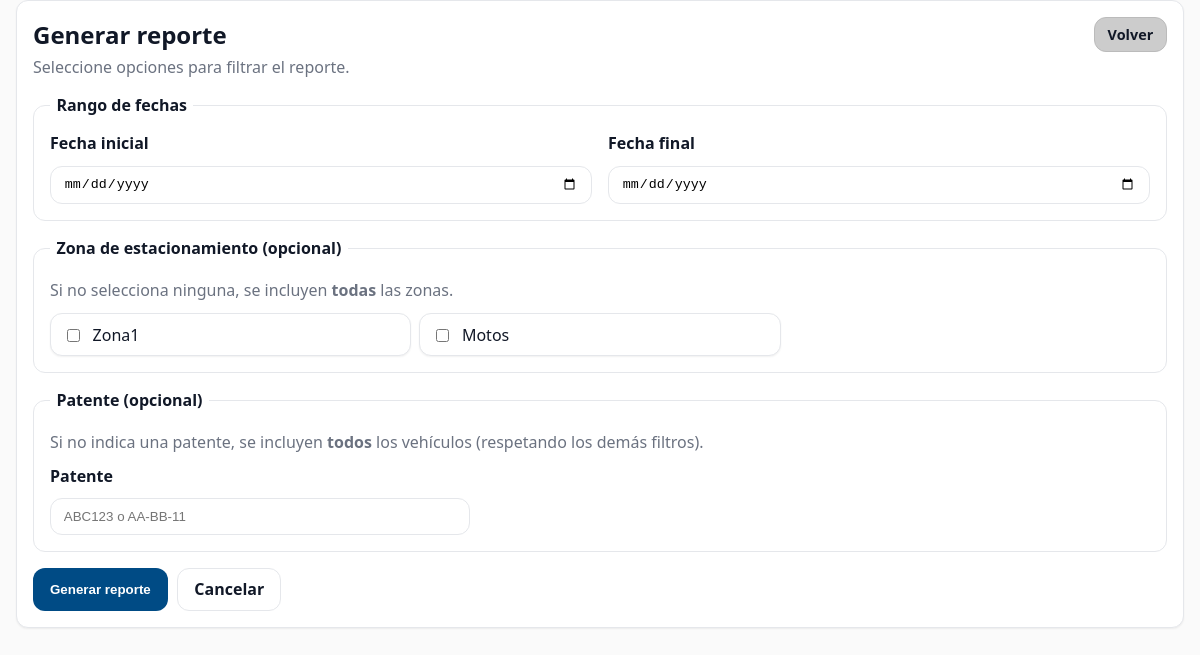
The app's page /estacionamientos/reporte/ (signed in), older data.
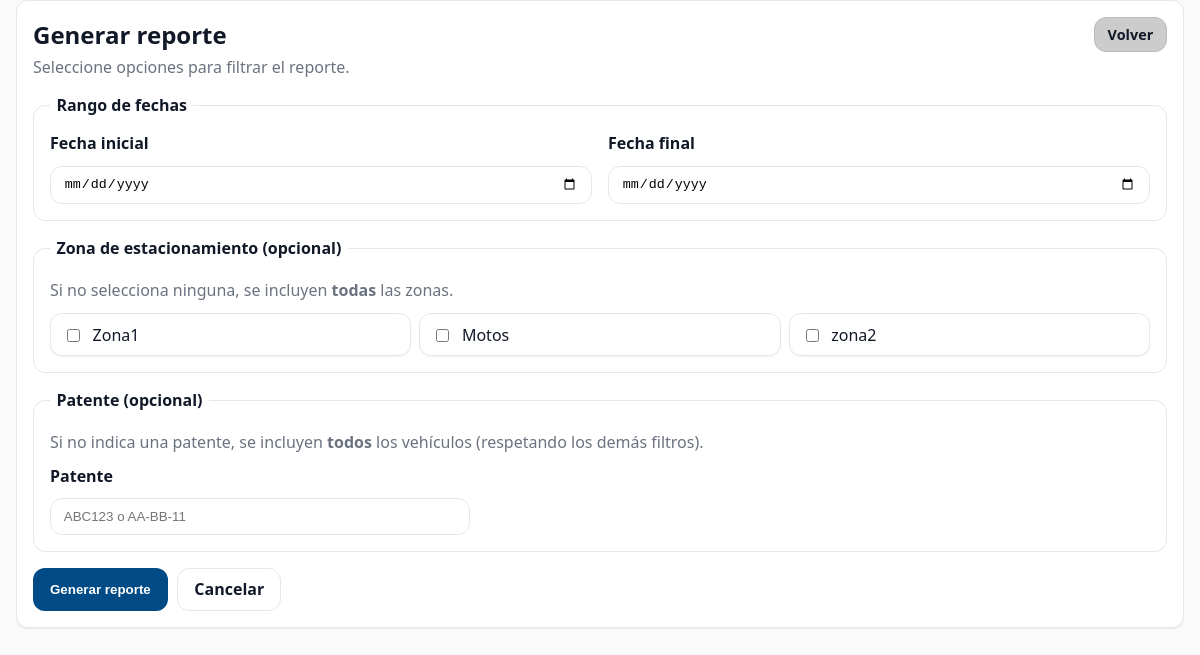
The same page, newer data.
### estacionamientos/models.py (models this page shows, shortened)
class ZonaEstacionamiento(models.Model):
    nombre_zona = models.CharField(max_length=100, unique=True)
    n_estacionamientos_totales = models.PositiveIntegerField()
    disponibles = models.PositiveIntegerField()

### estacionamientos/views.py (the view, shortened to what this page needs)
# urls.py: path("reporte/", views.descargar_reporte, name="descargar_reporte"),
@login_required
def descargar_reporte(request):
    zonas = ZonaEstacionamiento.objects.all()
    if request.method == 'GET':
        return render(request, "estacionamientos/descargar_reporte.html", {
            "zonas": zonas
        })

### estacionamientos/templates/estacionamientos/descargar_reporte.html (shortened to what this page needs)
{% extends "base.html" %}
{% load static %}
{% block page_css %}
<link rel="stylesheet" href="{% static 'css/pages/descargar_reporte.css' %}">
{% endblock %}
{% block content %}
<section class="card">
  <div class="row row--between">
    <h1 style="margin:0">Generar reporte</h1>
    <a class="btn btn--siga btn--sm" href="{% url 'panel_home' %}">Volver</a>
  </div>
  <p class="muted">Seleccione opciones para filtrar el reporte.</p>
  <form method="post" class="form">
    <fieldset class="field-group">
      <legend>Rango de fechas</legend>
      <div class="form-grid">
        <div class="field">
          <label class="label" for="diaInicio">Fecha inicial</label>
          <input class="input" type="date" id="diaInicio" name="diaInicio" required>
        </div>
        <div class="field">
          <label class="label" for="diaFinal">Fecha final</label>
          <input class="input" type="date" id="diaFinal" name="diaFinal" required>
        </div>
      </div>
    </fieldset>
    <fieldset class="field-group">
      <legend>Zona de estacionamiento (opcional)</legend>
      <p class="help">Si no selecciona ninguna, se incluyen <strong>todas</strong> las zonas.</p>
      <ul class="checkbox-grid">
        {% for zona in zonas %}
          <li>
            <label class="check">
              <input type="checkbox" name="zona_id" value="{{ zona.id }}">
              <span>{{ zona.nombre_zona }}</span>
            </label>
          </li>
        {% endfor %}
      </ul>
    </fieldset>
    <fieldset class="field-group">
      <legend>Patente (opcional)</legend>
      <p class="help">Si no indica una patente, se incluyen <strong>todos</strong> los vehículos (respetando los demás filtros).</p>
      <div class="field" style="max-width:420px">
        <label class="label" for="patente">Patente</label>
        <input class="input" type="text" id="patente" name="patente" placeholder="ABC123 o AA-BB-11">
      </div>
    </fieldset>
    <div class="actions">
      <button class="btn btn--primary" type="submit">Generar reporte</button>
      <a class="btn btn--ghost" href="{% url 'panel_home' %}">Cancelar</a>
    </div>
  </form>
</section>
{% endblock %}

Row changes from the older to the newer data that the page shows:
added ZonaEstacionamiento: nombre_zona "zona2"
